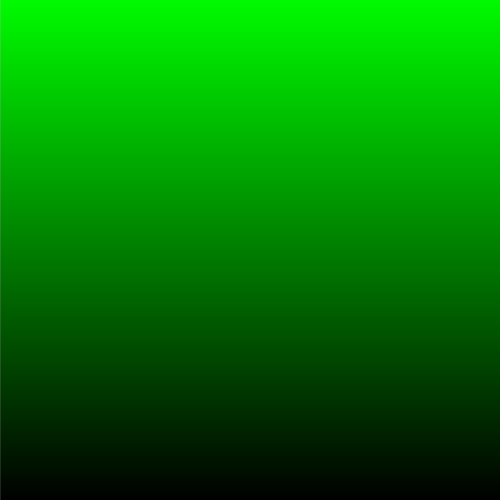
Frame 1 (no input)
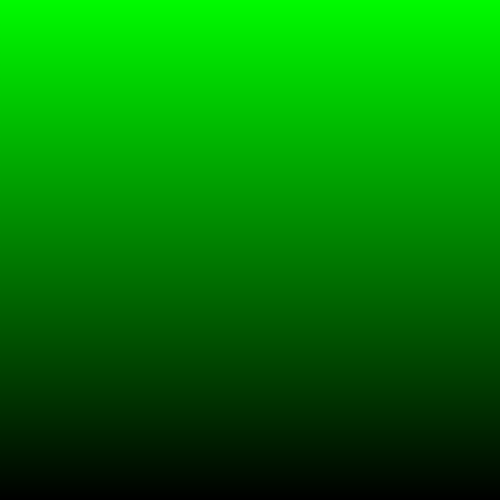
Frame 60 (the mouse pressed at the canvas centre just before this capture)
Frame 120 (the mouse held since frame 60 and released just before this capture): identical to frame 60, image omitted

The Processing sketch that drew these frames (run headless with seeded random() and noise(); from frame 60 on, the mouse is pressed at the canvas centre):

// Processing sketch: four
// ── four.pde
//rgb = 208, 0, 255

int r = 0;
int g = 250;
int b = 0;

void setup() {
    size(500, 500);

}

void draw() {
    
    for (int x = 0; x < 500; x +=1) {
        stroke(r, g-(x/2), b);
        line(0, x, 500, x);
    }
}
